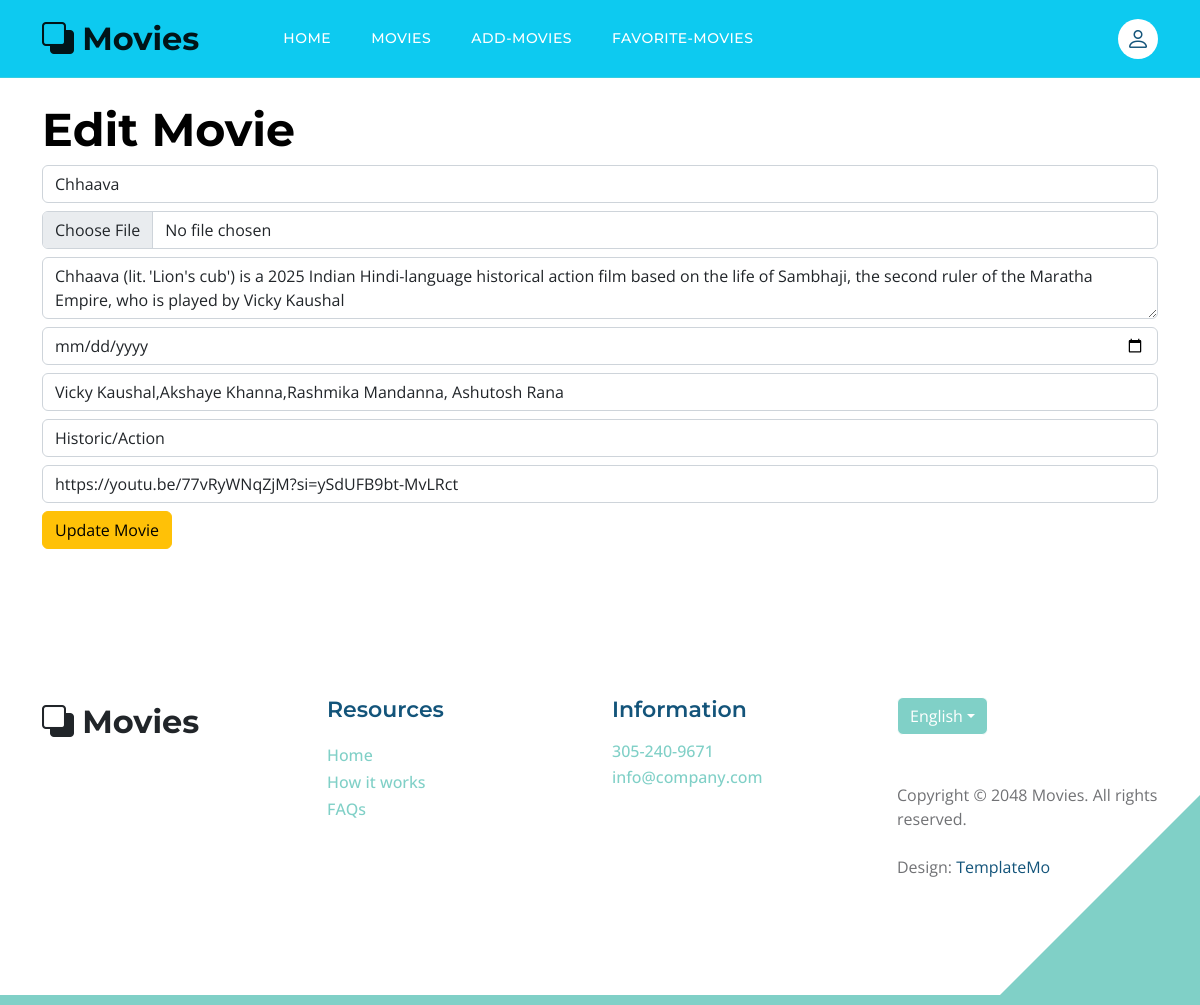
Page /edit_movie/1/ (signed in) on the committed database.
### movie_app/models.py (models this page shows, shortened)
class Movie(models.Model):
    user=models.ForeignKey(User,on_delete=models.CASCADE)
    title=models.CharField(max_length=200)
    poster=models.ImageField()
    description=models.TextField()
    release_date=models.DateField()
    actors=models.TextField()
    category=models.ForeignKey(Category,on_delete=models.CASCADE,related_name='movies')
    youtube_trailer=models.URLField()

class Category(models.Model):
    name=models.CharField(max_length=200)

### movie_app/views.py (the view, shortened to what this page needs)
# urls.py: path('edit_movie/<int:movie_id>/', views.edit_movie, name='edit_movie'),
@login_required
def edit_movie(request,movie_id):
    movie=get_object_or_404(Movie,id=movie_id,user=request.user)
    categories = Category.objects.all()
    return render(request, 'edit_movie.html', {'movie': movie, 'categories': categories})

### template/edit_movie.html (shortened to what this page needs)
{% extends 'login_header.html' %}
{% block content %}
<br>
    <h2>Edit Movie</h2>
    <form method="POST" enctype="multipart/form-data">
        <input type="text" name="title" class="form-control mb-2" value="{{ movie.title }}" required>
        <input type="file" name="poster" class="form-control mb-2">
        <textarea name="description" class="form-control mb-2" required>{{ movie.description }}</textarea>
        <input type="date" name="release_date" class="form-control mb-2" value="{{ movie.release_date }}" required>
        <input type="text" name="actors" class="form-control mb-2" value="{{ movie.actors }}" required>
        <select name="category" class="form-control mb-2">
            {% for category in categories %}
                <option value="{{ category.id }}" {% if movie.category.id == category.id %}selected{% endif %}>
                    {{ category.name }}
                </option>
            {% endfor %}
        </select>
        <input type="text" name="youtube_trailer" class="form-control mb-2" value="{{ movie.youtube_trailer }}" required>
        <button type="submit" class="btn btn-warning">Update Movie</button>
    </form>
{% endblock %}

### static/css/templatemo-topic-listing.css (style rules this page uses)
:root { --white-color: #ffffff; --primary-color: #13547a; --secondary-color: #80d0c7; --section-bg-color: #f0f8ff; --custom-btn-bg-color: #80d0c7; --custom-btn-bg-hover-color: #13547a; --dark-color: #000000; --p-color: #717275; --border-color: #7fffd4; --link-hover-color: #13547a; --body-font-family: 'Open Sans', sans-serif; --title-font-family: 'Montserrat', sans-serif; --h1-font-size: 58px; --h2-font-size: 46px; --h3-font-size: 32px; --h4-font-size: 28px; --h5-font-size: 24px; --h6-font-size: 22px; --p-font-size: 20px; --menu-font-size: 14px; --btn-font-size: 18px; --copyright-font-size: 16px; --border-radius-large: 100px; --border-radius-medium: 20px; --border-radius-small: 10px; --font-weight-normal: 400; --font-weight-medium: 500; --font-weight-semibold: 600; --font-weight-bold: 700; }
body { background-color: var(--white-color); font-family: var(--body-font-family); }
h2, h3, h4, h5, h6 { color: var(--dark-color); }
h1, h2, h3, h4, h5, h6 { font-family: var(--title-font-family); font-weight: var(--font-weight-semibold); }
h2 { font-size: var(--h2-font-size); font-weight: var(--font-weight-bold); }
a, button { touch-action: manipulation; transition: all 0.3s; }

### rows in the picture
Movie: title "Chhaava", description "Chhaava (lit. 'Lion's cub') is a 2025 Indian Hindi-language historical action film based on the life of Sambhaji, the second ruler of the Maratha Empire, who is played by Vicky Kaushal", actors "Vicky Kaushal,Akshaye Khanna,Rashmika Mandanna, Ashutosh Rana", category "Historic/Action", youtube_trailer "https://youtu.be/77vRyWNqZjM?si=ySdUFB9bt-MvLRct"
